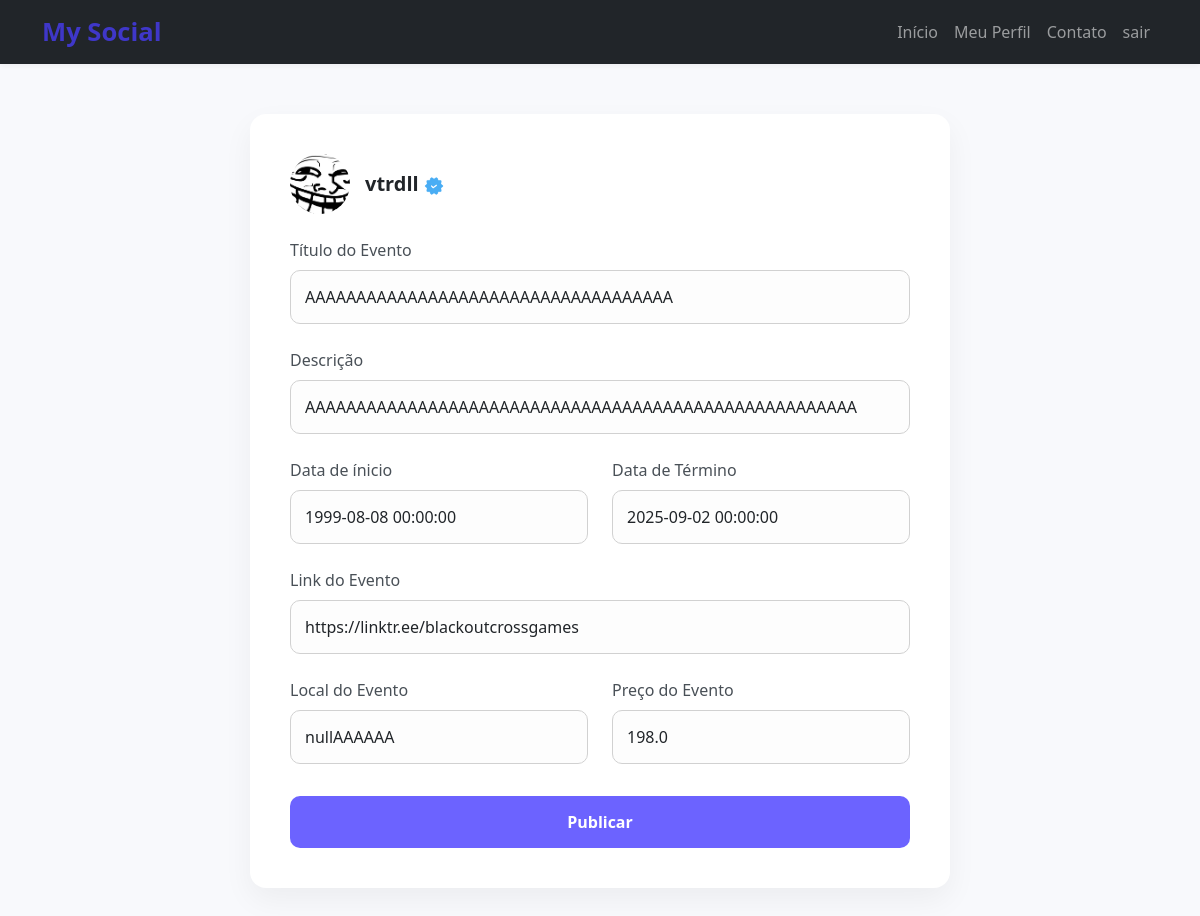
/event/1/update/ (signed in), run on the app's committed database.
### account/models.py (models this page shows, shortened)
class Profile (models.Model):
    BOX_CHOICES = (('CF4TIME CAMPINA ', 'CF4TIME CAMPINA'),
                   ('CF4TIME CAMPINA', 'CF4TIME JOCKEY'))
    GENRE_CHOICES =(('MASCULINO', 'MASCULINO'),  ('FEMININO','FEMININO'), ('NÃO-ESPECIFICAR','NÃO-ESPECIFICAR'))
    CATEGORY_CHOICES = (('FITNESS', 'FITNESS'), ('SCALED','SCALED'),('AMADOR', 'AMADOR'), ('RX','RX',), ('MASTER', 'MASTER'))
    genre = models.CharField(choices=GENRE_CHOICES, default = 'NÃO-ESPECIFICAR')
    view_weight  = models.BooleanField(default=True)
    view_height = models.BooleanField(default=True)
    view_category = models.BooleanField(default=True)
    view_box  = models.BooleanField(default=True)
    view_personal_record = models.BooleanField(default=True)
    user = models.OneToOneField(User, on_delete=models.CASCADE)
    photo = models.ImageField(upload_to='media_profile', null=True, blank=True)
    created_at_profile =  models.DateField(auto_now=True)
    birthday = models.DateField(max_length=50, default=timezone.now)
    weight = models.DecimalField(max_digits= 5, decimal_places = 2, validators=[MaxValueValidator (300), MinValueValidator(0)], default=0)
    height = models.DecimalField(max_digits= 5, decimal_places = 2,  default=0)
    category = models.CharField(choices= CATEGORY_CHOICES, default= 'EXPERIMENTAL')
    box = models.CharField(choices = BOX_CHOICES, default = 'DEFAULT')
    is_coach = models.BooleanField(default=False)

### Event/models.py (models this page shows, shortened)
class Event(models.Model):
    author = models.ForeignKey(User, on_delete= models.CASCADE)
    local  = models.CharField (max_length=50, default= 'null')
    title =  models.CharField (max_length=50, default= 'null')
    link =  models.URLField(max_length=100, blank= True, null= True )
    text = models.CharField(max_length=3000, blank=  True, null= True)
    date_initial = models.DateTimeField( default=  timezone.now())
    date_end = models.DateTimeField (default= timezone.now())
    date_create= models.DateTimeField(auto_now_add= True,  null= False, blank= False)
    price =  models.FloatField(validators=[MinValueValidator(0)], null= True, blank=True)

### Event/views.py (the view)
# urls.py: path('event/<int:pk>/update/', EventUpdate.as_view(), name='event_update'),
class EventUpdate(UpdateView):
    model = Event
    template_name  = 'update_event.html'
    fields  =  ['date_initial','date_end', 'text','link', 'title','local','price']
    success_url=reverse_lazy('event_list')

### Event/templates/update_event.html (shortened to what this page needs)
<!DOCTYPE html>
{% load widget_tweaks %}
{%  load static  %}
<html lang="pt-br">
<head>
    <link href="https://cdn.jsdelivr.net/npm/bootstrap@5.3.0/dist/css/bootstrap.min.css" rel="stylesheet">
</head>
<body>
    <nav class="navbar navbar-expand-lg navbar-dark bg-dark mb-4">
        <div class="container">
            <a class="navbar-brand" href="{% url 'home' %}">My Social</a>
            <div class="collapse navbar-collapse" id="navbarNav">
                <ul class="navbar-nav ms-auto">
                    {% if user.is_authenticated %}
                    <li class="nav-item">
                        <a class="nav-link" href="{% url 'home' %}">Início</a>
                    </li>
                    <li class="nav-item">
                        <a class="nav-link" href="{% url 'my_perfil' %}">Meu Perfil</a>
                    </li>
                    <li class="nav-item">
                        <a class="nav-link" href=https://www.linkedin.com/in/jo%C3%A3o-vitor-xavier-532191279/>Contato</a>
                    </li>
                    <li class="nav-item">
                        <a class="nav-link" href="{% url 'logout' %}">sair</a>
                    </li>
                    {% endif %}
                </ul>
            </div>
        </div>
    </nav>
<div class="container">
  <div class="post-box">
    <div class="d-flex align-items-center mb-4">
      {% if user.profile.photo %}
        <img src="{{ user.profile.photo.url }}" alt="Foto de perfil" class="profile-pic">
      {% endif %}
      <h5 class="mb-0">{{ user.username }} <img src="{% static 'verified.png' %}" alt="Verificado" width="20"></h5>
    </div>
    <form method="post" enctype="multipart/form-data">
      {% if user.profile.is_coach %}
        <div class="mb-4">
          <label for="{{ form.title.id_for_label }}" class="form-label">Título do Evento</label>
          {{ form.title|add_class:"form-control" }}
        </div>
        <div class="mb-4">
          <label for="{{ form.text.id_for_label }}" class="form-label">Descrição</label>
          {{ form.text|add_class:"form-control" }}
        </div>
        <div class="row">
          <div class="col-md-6 mb-4">
            <label for="{{ form.date_initial.id_for_label }}" class="form-label">Data de ínicio</label>
            {{ form.date_initial|add_class:"form-control" }}
          </div>
          <div class="col-md-6 mb-4">
            <label for="{{ form.date_end.id_for_label }}" class="form-label">Data de Término</label>
            {{ form.date_end|add_class:"form-control" }}
          </div>
        </div>
        <div class="mb-4">
          <label for="{{ form.link.id_for_label }}" class="form-label">Link do Evento</label>
          {{ form.link|add_class:"form-control" }}
        </div>
        <div class="row">
          <div class="col-md-6 mb-4">
            <label for="{{ form.local.id_for_label }}" class="form-label">Local do Evento</label>
            {{ form.local|add_class:"form-control" }}
          </div>
          <div class="col-md-6 mb-4">
            <label for="{{ form.price.id_for_label }}" class="form-label">Preço do Evento</label>
            {{ form.price|add_class:"form-control" }}
          </div>
        </div>
      {% endif %}
      <button type="submit" class="btn btn-primary mt-2">Publicar</button>
    </form>
  </div>
</div>
</body>
</html>

### Event/templates/update_event.html (style rules this page uses)
body { background-color: #f8f9fc; font-family: 'Segoe UI', Tahoma, Geneva, Verdana, sans-serif; color: #343a40; }
.navbar { background-color: #fff; box-shadow: 0 2px 6px rgba(0,0,0,0.05); }
.navbar-brand { font-weight: 600; color: #3f37c9; font-size: 1.6rem; }
.post-box { background-color: #fff; border-radius: 16px; padding: 40px; margin: 50px auto; box-shadow: 0 12px 30px rgba(0,0,0,0.05); max-width: 700px; }
.profile-pic { width: 60px; height: 60px; object-fit: cover; border-radius: 50%; margin-right: 15px; }
h5 { font-weight: 600; color: #212529; }
label { font-weight: 500; margin-bottom: 6px; color: #495057; }
.form-control { border-radius: 10px; border: 1px solid #d1d1d1; padding: 14px; font-size: 1rem; background-color: #fdfdfd; transition: border-color 0.3s ease, box-shadow 0.3s ease; }
.btn-primary { background-color: #6c63ff; border: none; border-radius: 10px; padding: 14px; font-size: 1rem; font-weight: 600; width: 100%; transition: background-color 0.3s ease; }

### data on the page
Event: title "AAAAAAAAAAAAAAAAAAAAAAAAAAAAAAAAAAAA", text "AAAAAAAAAAAAAAAAAAAAAAAAAAAAAAAAAAAAAAAAAAAAAAAAAAAAAA", date_initial "1999-08-08 00:00:00", date_end "2025-09-02 00:00:00", link "https://linktr.ee/blackoutcrossgames", local "nullAAAAAA", price "198.0"

### other printed values
{{ user.username }} "vtrdll"
